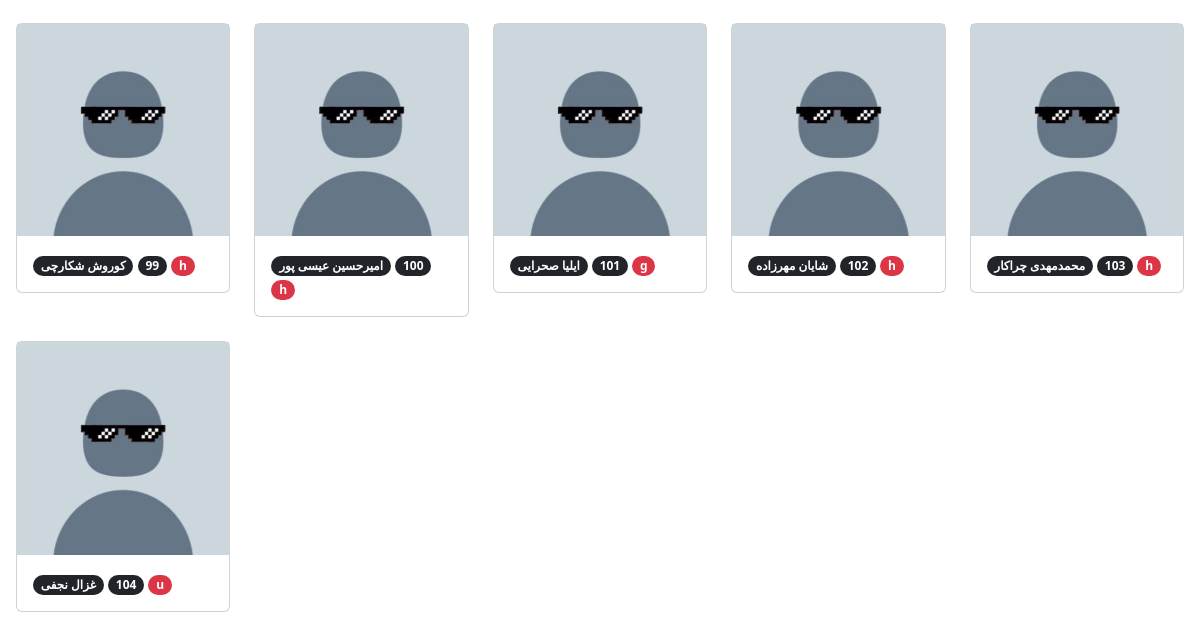
Before: / (lower part) with the older database file.
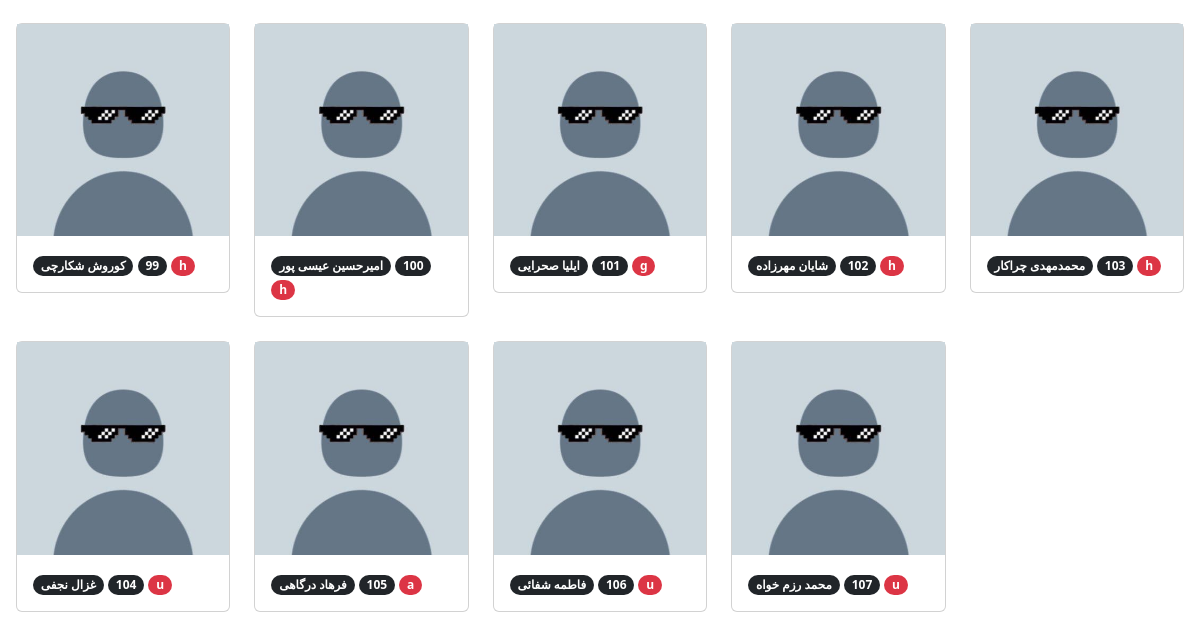
After: the same page with the newer database file.
### accounts/models.py (models this page shows, shortened)
class User(AbstractBaseUser):
    status_reason = (
        ('u' , "university"),
        ('h', "highschool"),
        ('a' , "Friend"),
        ('g' , "game"),
        ('s' , "school"),
        ('o' , "other"),
        ('f' , "family"),
        ('i' , "instagram"),
    )
    username = models.CharField(unique=True, max_length=100)
    name = models.CharField(max_length=100, null=True, blank=True)
    is_admin = models.BooleanField(default=False)
    is_active = models.BooleanField(default=True)
    Avatar = models.ImageField(upload_to="images/Avatar",blank=True,null=True)
    code = models.IntegerField(blank=True,null=True)
    reason = models.CharField(max_length=1,choices = status_reason)
    city = models.ForeignKey(City,on_delete=models.CASCADE,related_name="user",blank=True,null=True)
    Rating = models.IntegerField(default=1)
    Friends = models.ManyToManyField("User")
    USERNAME_FIELD = 'username'
    REQUIRED_FIELDS = ['name']
    objects = MyUserManager()

### info/views.py (the view)
# urls.py: 2. Add a URL to urlpatterns:  path('', views.home, name='home')
def home(request):
    users = User.objects.all()
    return render(request,'info/homeSecond.html',{'users' : users})

### info/templates/info/homeSecond.html (shortened to what this page needs)
{% extends 'info/base.html' %}
{% load static %}
{% block content %}
<div class="row row-cols-2 row-cols-md-5 g-4">
    {% for user in users %}
          <div class="col">
            <div class="card">
                <img src="{% if user.Avatar %}{{user.Avatar.url}}{% else %}{% static 'm.jfif' %}{% endif %}" >
              <div class="card-body">
                <span class="badge rounded-pill text-bg-dark">{{user.name}}</span>
                <span class="badge rounded-pill text-bg-dark">{{user.username}}</span>
                <span class="badge rounded-pill text-bg-danger">{{user.reason}}</span>
              </div>
            </div>
          </div>
    {% endfor %}
</div>
{% endblock %}

Changed rows visible on the page:
added User: name "فرهاد درگاهی", username "105", reason "a"
added User: name "فاطمه شفائی", username "106", reason "u"
added User: name "محمد رزم خواه", username "107", reason "u"
